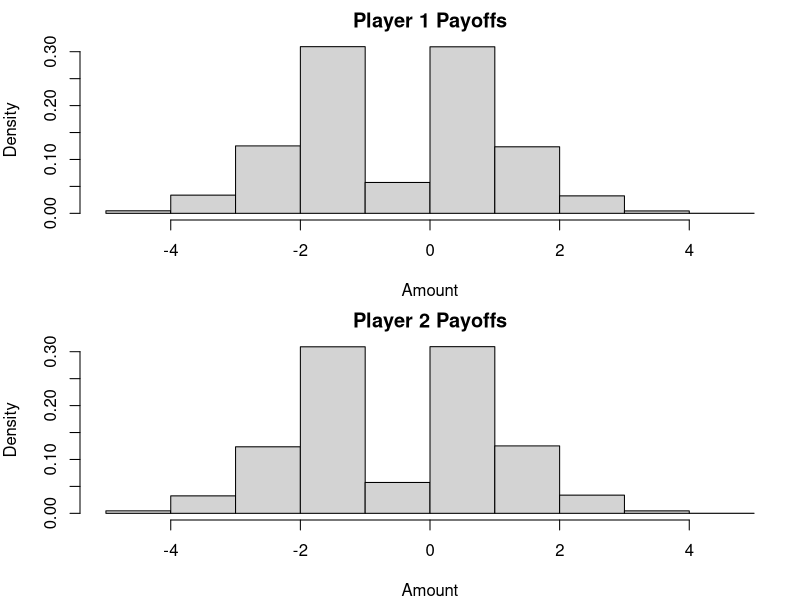

Source code (R):
## ---- chunk 1
knitr::opts_chunk$set(echo = TRUE)
#Q4#
#(a)
# First, we create a function that models one game#
# We build a deck with numbers 1-8 (with four numbers repeated)
# Randomly deals 4 cards to each player
# Determines the winner based on who has the lowest sum

# Simulating a card game
sim_game <- function() {
  # Make a deck with 12 cards (8 cards with number 1-8 + 4 cards with numbers repeated
  nums <- 1:8
  # Using sample() function
  repeat_nums <- sample(nums, size=4, replace = FALSE)
  my_deck <- c(nums, repeat_nums)
  
  # Draw cards without replacement using sample() 
  cards_drawn <- sample(my_deck, size=8, replace = FALSE)
  
  # Split cards between players
  player1_cards <- cards_drawn[1:4]
  player2_cards <- cards_drawn[5:8]
  # cards_drawn already contains 8 randomly selected cards
  # This make sure cards_drawn[1:4] and cards_drawn[5:8] are random 
  # Find totals
  p1_total <- sum(player1_cards)
  p2_total <- sum(player2_cards)
  
  # Figure out who wins and calculate payoff
  # Using the sign function 
  result <- sign(p2_total - p1_total)
  
  if (result > 0) {  # Player 1 wins
    pay <- min(player1_cards)
    return(c(pay, -pay))
  } else if (result < 0) {  # Player 2 wins
    pay <- min(player2_cards)
    return(c(-pay, pay))
  } else {  # Nobody wins 
    return(c(0, 0))
  }
}

#Then, We run this simulation 100,000 times
#recording the results each time

# Main simulation - running it many times
# Using large number 
set.seed(42)  # Different seed 
sims <- 100000
all_results <- matrix(0, nrow = sims, ncol = 2)

# Run the simulation lots of times
for (i in 1:sims) {
  all_results[i,] <- sim_game()
}

# Find unique outcomes
p1_outcomes <- sort(unique(all_results[,1]))
p2_outcomes <- sort(unique(all_results[,2]))

# Count frequencies for each outcome
p1_freqs <- numeric(length(p1_outcomes))
p2_freqs <- numeric(length(p2_outcomes))

for (i in 1:length(p1_outcomes)) {
  p1_freqs[i] <- sum(all_results[,1] == p1_outcomes[i]) / sims
}
names(p1_freqs) <- p1_outcomes

for (i in 1:length(p2_outcomes)) {
  p2_freqs[i] <- sum(all_results[,2] == p2_outcomes[i]) / sims
}
names(p2_freqs) <- p2_outcomes

#Finally, we analyze these results 
#Find the probability distribution and expected values for each player's winnings or losses.

# Calculate expected values
avg_p1 <- mean(all_results[,1])
avg_p2 <- mean(all_results[,2])

# Find standard error 
std_err_p1 <- sd(all_results[,1]) / sqrt(sims)
std_err_p2 <- sd(all_results[,2]) / sqrt(sims)

# Make a histogram 
par(mfrow = c(2, 1), mar = c(4, 4, 2, 1))
hist(all_results[,1], breaks = p1_outcomes, prob = TRUE, 
     main = "Player 1 Payoffs", xlab = "Amount")
hist(all_results[,2], breaks = p2_outcomes, prob = TRUE, 
     main = "Player 2 Payoffs", xlab = "Amount")

# Print the results
cat("Distribution for Player 1:\n")
for (i in 1:length(p1_outcomes)) {
  cat(p1_outcomes[i], ": ", round(p1_freqs[i], 4), "\n")
}

cat("\nDistribution for Player 2:\n")
for (i in 1:length(p2_outcomes)) {
  cat(p2_outcomes[i], ": ", round(p2_freqs[i], 4), "\n")
}

cat("\nPlayer 1 expected value:", round(avg_p1, 4), "±", round(std_err_p1, 4), "\n")
cat("Player 2 expected value:", round(avg_p2, 4), "±", round(std_err_p2, 4), "\n")

#Conclusion:
#The payoff distributions for both players are mirror images of each other.
#The most common outcomes are -1, 0, 1, and 2, with less frequent outcomes at -3, -2, 3, and 4.
#The expected values (Player 1: -0.0077 ± 0.0049, Player 2: 0.0077 ± 0.0049) are essentially zero.
#The game appears to be fair, with neither player having a significant advantage.
#Ties (payoff of 0) occur frequently, as shown by the peak at 0 in both histograms.

# Part (b) 
#We create a new function similar to the (a)
sim_game_modified <- function(chosen) {
  # Make deck as before
  nums <- 1:8
  repeat_nums <- sample(nums, size=4, replace = FALSE)
  my_deck <- c(nums, repeat_nums)
  
  #But now Player 1 always gets their chosen card plus 3 random cards
  #Player 2 gets 4 random cards
  #First, Make sure that chosen card is in deck
  if (chosen %in% my_deck) {
    # Take out the first instance of chosen card
    idx <- which(my_deck == chosen)[1]
    my_deck <- my_deck[-idx]
  } else {
    # Try again if card not in deck
    return(sim_game_modified(chosen))
  }
  
  # Draw remaining cards
  cards_drawn <- sample(my_deck, size=7, replace = FALSE)
  
  # Assign cards to players
  player1_cards <- c(chosen, cards_drawn[1:3])
  player2_cards <- cards_drawn[4:7]
  
  # Calculate totals and winner
  p1_total <- sum(player1_cards)
  p2_total <- sum(player2_cards)
  
  if (p1_total < p2_total) {
    pay <- min(player1_cards)
    return(c(pay, -pay))
  } else if (p2_total < p1_total) {
    pay <- min(player2_cards)
    return(c(-pay, pay))
  } else {
    return(c(0, 0))
  }
}

#We test each possible card choice (1 through 8) by running 50,000 simulations for each. 
# Test each card choice
set.seed(42)
sims <- 50000
card_choices <- 1:8
choice_results <- matrix(0, nrow = length(card_choices), ncol = 4)
colnames(choice_results) <- c("Exp Value", "Win %", "Loss %", "Tie %")

for (i in 1:length(card_choices)) {
  card <- card_choices[i]
  test_results <- matrix(0, nrow = sims, ncol = 2)
  
  for (j in 1:sims) {
    test_results[j,] <- sim_game_modified(card)
  }
  
  # For each card choice, we calculate the expected value and win probability. 
  # Find stats for this card choice
  card_exp <- mean(test_results[,1])
  win_pct <- mean(test_results[,1] > 0)
  loss_pct <- mean(test_results[,1] < 0)
  tie_pct <- mean(test_results[,1] == 0)
  
  choice_results[i,] <- c(card_exp, win_pct, loss_pct, tie_pct)
}

# Print results for each card
cat("\nAnalysis for each card choice:\n\n")
for (i in 1:length(card_choices)) {
  cat("Card", card_choices[i], "results:\n")
  cat("  Expected value: ", round(choice_results[i,1], 4), "\n")
  cat("  Win percent: ", round(100*choice_results[i,2], 1), "%\n")
  cat("  Loss percent: ", round(100*choice_results[i,3], 1), "%\n")
  cat("  Tie percent: ", round(100*choice_results[i,4], 1), "%\n\n")
}

# Find best choice
best <- which.max(choice_results[,1])
best_card <- card_choices[best]

cat("Best choice for Player 1: Card", best_card, "\n")
cat("This gives expected value of", round(choice_results[best,1], 4), "per game\n")
cat("The fair game had expected value around 0, so this is definitely better\n")

#Conclusion
#Player A should choose card 2
#It gives the highest expected value of 0.518 per game
#While choosing card 1 offers the highest win probability (70.9%), it only yields an expected value of 0.294. 
#Card 2 provides a better balance of win probability (63.4%) and higher payoff when winning
#As card values increase, both expected values and win probabilities decrease steadily. 
#Player A now has a significant advantage 
